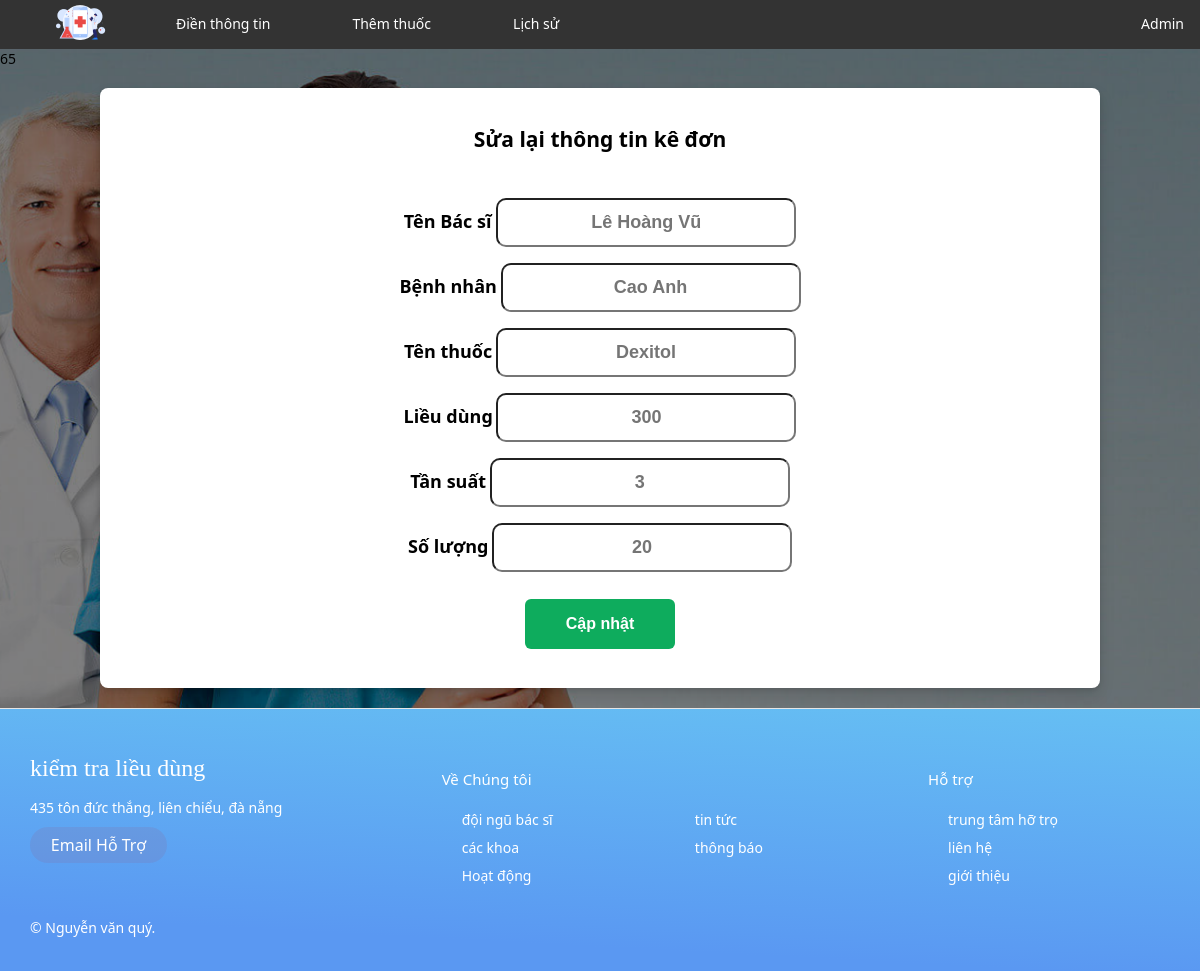
/index.php?page=edit&id=65, run on the app's committed database.
### tables this page shows
CREATE TABLE `prescription_detail` (
  `id` int(11) NOT NULL,
  `idprescription` int(11) DEFAULT NULL,
  `idmedicine` int(11) DEFAULT NULL,
  `dose` float DEFAULT NULL,
  `frequency` int(11) DEFAULT NULL,
  `quantity` int(11) DEFAULT NULL
);

CREATE TABLE `doctor` (
  `id` int(11) NOT NULL,
  `name` varchar(255) DEFAULT NULL
);

CREATE TABLE `patient` (
  `id` int(11) NOT NULL,
  `name` varchar(255) DEFAULT NULL
);

CREATE TABLE `medicine` (
  `id` int(11) NOT NULL,
  `name` varchar(255) DEFAULT NULL,
  `dosemax` float DEFAULT NULL,
  `dosemin` float DEFAULT NULL,
  `frequency` int(11) DEFAULT NULL
);

### page/edit.php (the view, shortened to what this page needs)
<?php
include("connect.php");
if (isset($_GET['id'])) {
    $id_get = $_GET['id'];
} else {
    echo "không thấy id";
}
echo $id_get;
$sql = "SELECT pd.id, pd.dose as dose, pd.frequency as frequency, pd.quantity as quantity , d.name AS doctor_name, p.name AS patient_name, m.name AS medicine_name, m.dosemin as dosemin, m.dosemax as dosemax, m.frequency as frequencymax, pr.date
FROM prescription_detail pd
INNER JOIN prescription pr ON pd.idprescription = pr.id
INNER JOIN doctor d ON pr.iddoctor = d.id
INNER JOIN patient p ON pr.idpatient = p.id
INNER JOIN medicine m ON pd.idmedicine = m.id
WHERE pd.id = $id_get";
 $kedon = $mysqli->query($sql);
if ($kedon->num_rows > 0) {
    while ($row = $kedon->fetch_assoc()) {
        $doctorName = $row['doctor_name'];
        $patientName = $row['patient_name'];
        $medicineName = $row['medicine_name'];
        $dose = $row['dose'];
        $frequency = $row['frequency'];
        $quantity = $row['quantity'];
    }
} else {
    echo "Không có kết quả.";
}
?>
<main>
    <form method="post" action="" style="height: 600px; padding: 20px;">
        <h2>Sửa lại thông tin kê đơn</h2><br>
        <div class="form-row">
        <label for="tenthuoc">Tên Bác sĩ  </label>
        <input class="input1" type="text" id="tenthuoc" placeholder="<?php echo $doctorName ?>" name="doctor">
        </div>
        <div class="form-row">
        <label for="dose">Bệnh nhân</label>
        <input class="input1" type="text" placeholder="<?php echo $patientName ?>" id="dose" name="patient">
        </div>
        <div class="form-row">
        <label for="lan">Tên thuốc</label>
        <input class="input1" type="text" placeholder="<?php echo $medicineName ?>" id="lan" name="name_medicine">
        </div>
        <div class="form-row">
        <label for="lan">Liều dùng</label>
        <input class="input1" type="text" placeholder="<?php echo $dose ?>" id="lan" name="dose">
        </div>
        <div class="form-row">
        <label for="lan">Tần suất</label>
        <input class="input1" type="text" placeholder="<?php echo $frequency ?>" id="lan" name="frequency">
        </div>
        <div class="form-row">
        <label for="lan">Số lượng</label>
        <input class="input1" type="text" placeholder="<?php echo $quantity ?>" id="lan" name="quantity">
        </div>
        <br>
        <input class="button" name="sua" type="submit" value="Cập nhật">
    </form>
</main>

### css/footer.css (style rules this page uses)
*, *:before, *:after { box-sizing: border-box; }
html { font-size: 100%; }
body { font-family: acumin-pro, system-ui, sans-serif; margin: 0; display: grid; grid-template-rows: auto 1fr auto; font-size: 14px; background-color: #f4f4f4; align-items: start; min-height: 100vh; }

### css/themthuoc.css (style rules this page uses)
body { background-image: url("../img/background.png"); background-repeat: no-repeat; background-size: cover; }
form { justify-content: center top; display: flex; flex-direction: column; align-items: center; background: #fff; border-radius: 8px; padding: 20px; box-shadow: 0 2px 4px rgba(0, 0, 0, 0.1), 0 8px 16px rgba(0, 0, 0, 0.1); max-width: 1000px; width: 100%; height: 600px; margin: auto; margin-top: 20px; margin-bottom: 20px; }
.button { border: none; outline: none; height: 50px; text-align: center; width: 150px; cursor: pointer; background: rgb(14, 172, 93); padding: 15px 0; border-radius: 6px; color: #fff; font-size: 1rem; font-weight: 600; transition: 0.2s ease; }
.input1 { width: 100%; padding: 12px 20px; margin: 8px 0; box-sizing: border-box; }
form label { font-size: large; font-weight: 600; }

### page/edit.php (style rules this page uses)
.input1 { width: 300px; padding: 12px 20px; margin: 8px 0; border-radius: 10px; box-sizing: border-box; font-size: 18px; font-weight: 700; color: green; text-align: center; text-decoration: none; }

### data on the page
prescription_detail: doctor "Lê Hoàng Vũ", patient "Cao Anh", name_medicine "Dexitol", dose "300", frequency "3", quantity "20"

### other printed values
$id_get "65"
